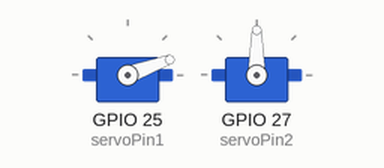
A sketch run on a simulated ESP32. Parts: 2 × servo. What the sketch prints to the serial monitor is not drawn.

Above: at 0.05 s.
At 3.0 s:
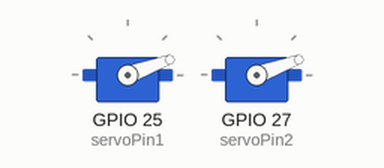
At 6.0 s:
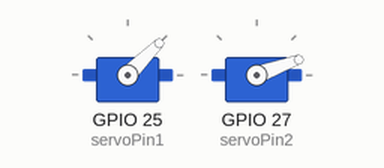
At 12.0 s:
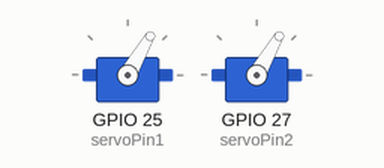
Timing chart, 0 to 15.6 s (numbered marks = the images above):
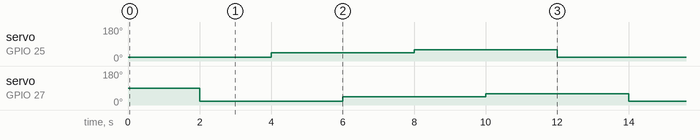

The sketch:

servoTest.ino
```cpp
#include <Servo.h>

#include <dummy.h>
//#include <ESP32Servo.h>

Servo myservo1, myservo2;

int servoPin1 = 25;
int servoPin2 = 27;

void setup() {
  Serial.begin(9600);
  myservo1.attach(servoPin1);
  myservo2.attach(servoPin2);
}

void loop() {
  Serial.print("hello");
  myservo1.write(20);
  delay(2000);
  myservo2.write(20);
  delay(2000);
  myservo1.write(45);
  delay(2000);
  myservo2.write(45);
  delay(2000);
  myservo1.write(60);
  delay(2000);
  myservo2.write(60);
  delay(2000);
}
```

Measured:
- by itself, servo on GPIO 25 (servoPin1): repeats every 12.0 s: 60° 4.0 s, 20° 4.0 s, 45° 4.0 s
- by itself, servo on GPIO 27 (servoPin2): repeats every 12.0 s: 45° 4.0 s, 60° 4.0 s, 20° 4.0 s
